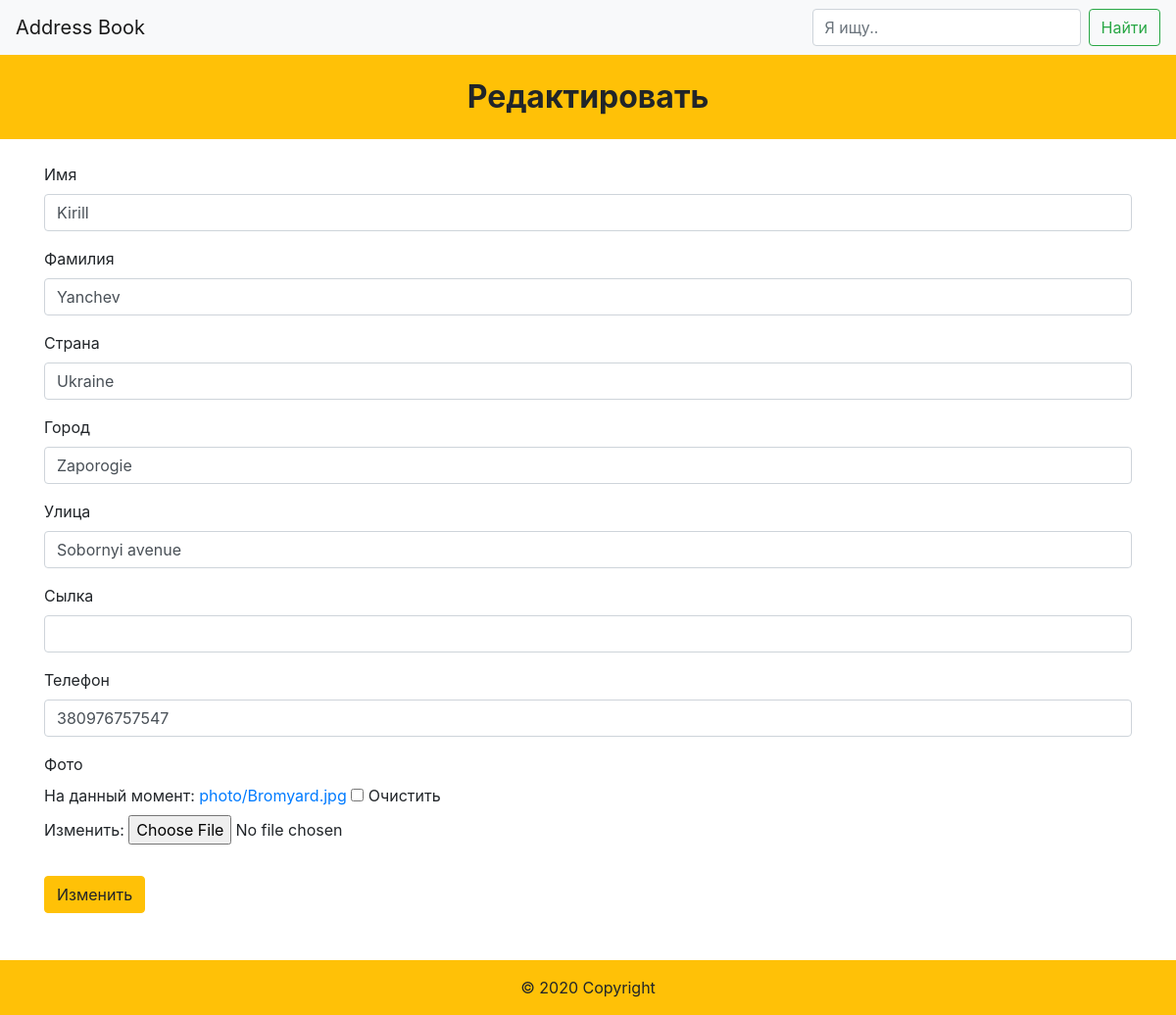
/book/edit/28/, run on the app's committed database.
### book/models.py (models this page shows, shortened)
class Person(models.Model):
    name = models.CharField('Имя', max_length=100)
    sname = models.CharField('Фамилия', max_length=100)
    country = models.CharField('Страна', max_length=100, blank=True, null=True)
    city = models.CharField('Город', max_length=100, blank=True, null=True)
    street = models.CharField('Улица', max_length=100, blank=True, null=True)
    url = models.URLField('Сылка', blank=True, null=True)
    phone = models.CharField('Телефон', max_length=100)
    photo = models.ImageField('Фото', upload_to='photo/', blank=True, null=True)

### book/views.py (the view)
# urls.py: path('edit/<int:pk>/', views.edit, name='edit'),
def edit(request, pk):
        person = Person.objects.get(pk=pk)
        if request.method == "POST":
            person.name = request.POST.get("name")
            person.sname = request.POST.get("sname")
            person.country = request.POST.get("country")
            person.city = request.POST.get("city")
            person.street = request.POST.get("street")
            person.url = request.POST.get("url")
            person.phone = request.POST.get("phone")
            if request.FILES != {}:
                person.photo = request.FILES['photo']
            person.save()
            return HttpResponseRedirect(reverse('book:index'))
        else:
            return render(request, "book/edit.html", {"person": person, 'person_model_form': PersonModelForm(initial={'name': person.name,
                                                                                                                      'sname': person.sname,
                                                                                                                      'country': person.country,
                                                                                                                      'city': person.city,
                                                                                                                      'street': person.street,
                                                                                                                      'url': person.url,
                                                                                                                      'phone': person.phone,
                                                                                                                      'photo': person.photo,})})

### book/forms.py
class PersonModelForm(forms.ModelForm):
    class Meta:
        model = Person
        fields = '__all__'
        widgets = {
            'name': forms.TextInput(attrs={'class': 'form-control'}),
            'sname': forms.TextInput(attrs={'class': 'form-control'}),
            'country': forms.TextInput(attrs={'class': 'form-control'}),
            'city': forms.TextInput(attrs={'class': 'form-control'}),
            'street': forms.TextInput(attrs={'class': 'form-control'}),
            'url': forms.TextInput(attrs={'class': 'form-control'}),
            'phone': forms.TextInput(attrs={'class': 'form-control'}),
        }

### book/templates/book/edit.html (shortened to what this page needs)
{% extends 'book/base.html' %}
{% load static %}
{% block content %}
<h2 class="font-weight-bold text-center bg-warning p-4">
    Редактировать
</h2>
<div class="container">
        <div class="row">
        <div class="col-12 mt-3">
        <form action="{% url 'book:edit' person.id %}"
                  method="post"
                  enctype="multipart/form-data"  >
	                {% for field in  person_model_form %}
                    <label> {{ field.label }} </label>
                    <div class="form-group">
                        {{ field }}
                    </div>
	                {% endfor %}
            <input class="btn btn-warning mt-3" type="submit" value="Изменить">
            </form>
        </div>
    </div>
</div>
{% endblock %}

### data on the page
Person: person_model_form "Kirill" "Yanchev" "Ukraine" "Zaporogie" "Sobornyi avenue" "380976757547"

### other printed values
{{ field.label }} "Имя" "Фамилия" "Страна" "Город" "Улица" "Сылка" "Телефон" "Фото"
